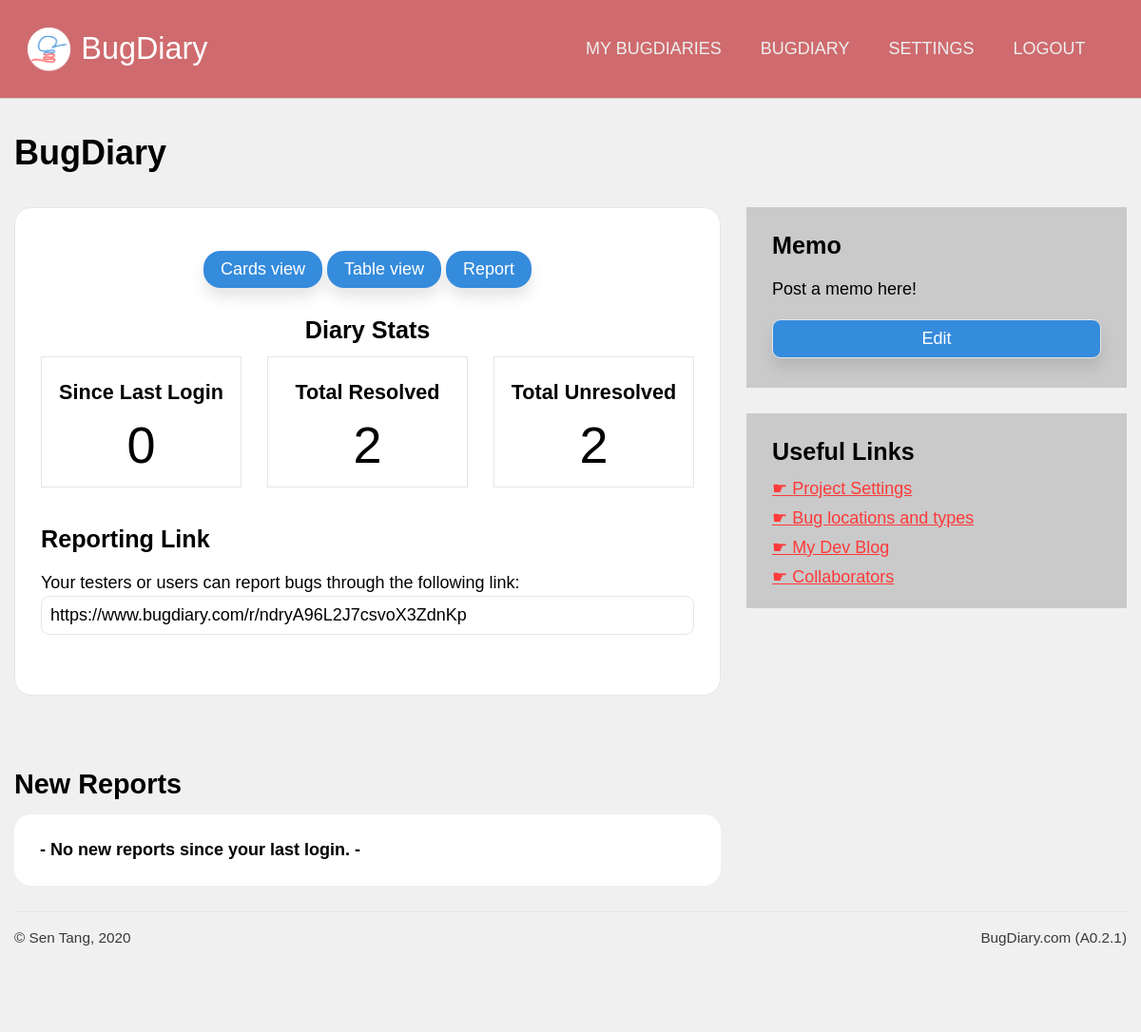
The app's page /projects/view/ndryA96L2J7csvoX3ZdnKp (signed in) with its own data.
### application/models.py (models this page shows, shortened)
class Projects(db.Model):
    id  = db.Column(db.Integer, primary_key = True, nullable = False)
    url = db.Column(db.String(22), index = True, unique = True, nullable = False)
    name = db.Column(db.String(100), nullable = False)
    description = db.Column(db.Text, nullable = False)
    creation_date = db.Column(db.DateTime, index = True, nullable = False)
    expiry_date = db.Column(db.DateTime, index = True, nullable = False)
    status = db.Column(db.String(10), nullable = False)
    access_code = db.Column(db.String(50), nullable = True)
    last_activity = db.Column(db.DateTime(), default = dt.datetime.now())
    memo = db.Column(db.String(500), default = "Post a memo here!")
    owner = db.Column(db.Integer, db.ForeignKey('users.id')) #linked
    bugs = db.relationship('Bugs', backref = 'containing_project', cascade = "all,delete")
    locations = db.relationship('Project_bug_locations', backref = 'locations_in', cascade = "all,delete")
    types = db.relationship('Project_bug_types', backref = 'types_in', cascade = "all,delete")
    settings = db.relationship('Project_settings', backref = 'settings_for', cascade = "all,delete", uselist = False)
    blog_posts = db.relationship('Blog_posts', backref= 'post_target', cascade = "all,delete")

### application/projects/views.py (the view)
@projects.route('/view/<string:project_url>')
@login_required
def dashboard(project_url):
    target_project = Projects.query.filter_by(url = project_url).first()
    since_last_login = Bugs.query.filter_by(project = target_project.id).filter(Bugs.report_date > current_user.last_login).filter_by(status = "PENDING").count()
    resolved = Bugs.query.filter_by(project = target_project.id).filter_by(status = "RESOLVED").count()
    unresolved = Bugs.query.filter_by(project = target_project.id).filter_by(status = "PENDING").count()
    new_reports = Bugs.query.filter_by(project = target_project.id).filter(Bugs.report_date > current_user.last_login).filter_by(status = "PENDING")
    if target_project == None:
        flash("Sorry, the Bug Diary you were trying to access could not be found. It might have expired or you might have entered a typo.")
        return redirect(url_for('users.dashboard'))
    return render_template('dashboard.html', project = target_project, since_last_login = since_last_login, resolved = resolved, unresolved = unresolved, new_reports = new_reports if since_last_login != 0 else None)

### application/models.py (called while the page is built)
@login_manager.user_loader
def load_user(user_id):
    return Users.query.get(user_id)

### application/projects/templates/projects/dashboard.html (shortened to what this page needs)
{% extends 'confined.html' %}
{% import 'macros.html' as macros %}
{% block custom_nav %}
{{ macros.project_nav(project) }}
{% endblock %}
{% block main %}
<h1>{{ project.name }}</h1>
<div class="main-aside">
    <main>
        <div class="block lined rounded text-centered bg-white">
            <div>
                <a href="{{ url_for('projects.view_bugs', project_url = project.url, view_type = 'cards') }}" class="button-secondary rounded shadowed">Cards view</a>
                <a href="{{ url_for('projects.view_bugs', project_url = project.url, view_type = 'tables') }}" class="button-secondary rounded shadowed">Table view</a>
                <a href="{{ url_for('core.redirect_to', project_url = project.url )}}" class="button-secondary rounded shadowed">Report</a>
            </div>
            <h3>Diary Stats</h3>
            <div class="block-comparison-3">
                <div class="comp1 text-centered lined bg-white">
                    <h4>Since Last Login</h4>
                    <span class="bignum">{{ since_last_login }}</span>
                </div>
                <div class="comp2 text-centered lined bg-white">
                    <h4>Total Resolved</h4>
                    <span class="bignum">{{ resolved }}</span>
                </div>
                <div class="comp3 text-centered lined bg-white">
                    <h4>Total Unresolved</h4>
                    <span class="bignum">{{ unresolved }}</span>
                </div>
            </div>
            <div style="text-align: left">
                <h3>Reporting Link</h3>
                <p>
                    Your testers or users can report bugs through the following link:
                    <input type="text" readonly value="https://www.bugdiary.com/r/{{ project.url }}">
                </p>
            </div>
        </div>
        <div class="spacer-small"></div>
        <h2>New Reports</h2>
        {% if new_reports != None %}
            {% for bug in new_reports %}
            {{ macros.bugcard(bug, False) }}
            {% endfor %}
        {% else %}
            <div class="bg-white rounded block">
                <b>- No new reports since your last login. - </b>
            </div>
        {% endif %}
    </main>
    <aside>
        <div class="sidebar-block bg-gray">
            <h3>Memo</h3>
            <p class="linebreak" id="memo-content">{{ project.memo }}</p>
            <button id="memo-edit-button" type="button" class="button-secondary rounded shadowed button-styled" onclick="edit_memo()">Edit</button type="button">
        </div>
        <div class="sidebar-block bg-gray">
            <h3>Useful Links</h3>
            <a href="{{ url_for('projects.settings', project_url = project.url) }}" class="navigation">Project Settings</a>
            <a href="{{ url_for('projects.location_and_type', project_url = project.url) }}" class="navigation">Bug locations and types</a>
            <a href="{{ url_for('projects.blog', project_url = project.url) }}" class="navigation">My Dev Blog</a>
            <a href="{{ url_for('projects.collaborators', project_url = project.url) }}" class="navigation">Collaborators</a>
        </div>
    </aside>
</div>
{% endblock %}

### application/templates/macros.html (shortened to what this page needs)
{% macro project_nav(project) %}
<a href="{{ url_for('users.dashboard') }}">My BugDiaries</a>
<a href="{{ url_for('projects.dashboard', project_url = project.url) }}">{{project.name}}</a>
<a href="{{ url_for('projects.settings', project_url = project.url) }}">Settings</a>
<a href="{{ url_for('users.logout') }}">Logout</a>
{% endmacro %}

### application/static/css/unilay5.css (style rules this page uses)
body { font-size: 18px; font-family: sans-serif; color: #000; margin: 0; padding: 0; background-color: #f0f0f0; }
header nav a, header #navigation a { text-transform: uppercase; display: inline-block; color: #eeeeee; text-decoration: none; padding: 0 1em; font-family: "Trebuchet MS", Helvetica, sans-serif; }
p { line-height: 150%; }
main a.button-secondary, main a.button-primary { padding: 0.5em 1em; text-decoration: none; margin: 1em auto; display: inline-block; text-align: center; }
main a.button-secondary { background-color: #358bdc; color: #fff; }
a:link, a:visited { color: #ff3939; }
a.navigation { display: block; margin: 0.5em 0; }
a.navigation:before { content: "☛ "; }
h2, h3, h4, h5 { margin: 0.5em 0; }
h1 { color: inherit; font-size: 2em; margin: 1em 0; }
h2 { color: inherit; font-size: 1.6em; }
h3 { color: inherit; font-size: 1.4em; }
h4 { color: inherit; font-size: 1.2em; }
.block { padding: 1.5em; margin-bottom: 1.5em; }
.sidebar-block { padding: 0.75em 1.5em; margin-bottom: 1.5em; }
.block-comparison-3 { display: grid; grid-template-areas: "comp1 comp2 comp3"; grid-template-columns: 1fr 1fr 1fr; grid-gap: 1.5em; }
.block-comparison-3 .comp1 { grid-area: comp1; }
.block-comparison-3 .comp2 { grid-area: comp2; }
.block-comparison-3 .comp3 { grid-area: comp3; }
.block-comparison-3 .comp1, .block-comparison-3 .comp2, .block-comparison-3 .comp3 { padding: 0.75em; margin-bottom: 1.5em; }
.aside-main, .main-aside { display: grid; grid-gap: 1.5em; }
.aside-main main, .main-aside main { grid-area: main; }
.aside-main aside, .main-aside aside { grid-area: aside; }
.main-aside { grid-template-areas: "main aside"; grid-template-columns: auto 400px; }
.spacer-small { padding-bottom: 2em; }
.lined { border: 1px solid #e6e6e6; }
.rounded { border-radius: 1em 1em 1em 1em; -moz-border-radius: 1em 1em 1em 1em; -webkit-border-radius: 1em 1em 1em 1em; }
.shadowed { -webkit-box-shadow: 0px 10px 15px 0px rgba(0, 0, 0, 0.1); -moz-box-shadow: 0px 10px 15px 0px rgba(0, 0, 0, 0.1); box-shadow: 0px 10px 15px 0px rgba(0, 0, 0, 0.1); }
.text-centered { text-align: center; }
.bg-white { background-color: #fff; }
.bg-gray { background-color: #cacaca; }
input[type=text], input[type=number], input[type=submit], input[type=password], select, textarea, .button-styled { font-size: 1em; padding: 0.5em; -webkit-appearance: none; -moz-appearance: none; appearance: none; width: 100%; border: 1px solid; font-family: inherit; margin-bottom: 1em; border-color: #e6e6e6; -webkit-box-sizing: border-box; -moz-box-sizing: border-box; box-sizing: border-box; border-radius: 0.5em 0.5em 0.5em 0.5em; -moz-border-radius: 0.5em 0.5em 0.5em 0.5em; -webkit-border-radius: 0.5em 0.5em 0.5em 0.5em; }
.button-secondary { background-color: #358bdc; color: #fff; }

### application/static/css/custom.css (style rules this page uses)
.bignum { font-size: 3em; }
p.linebreak { white-space: pre-line; }

### records on screen
Projects: name "BUGDIARY", name "BugDiary", url "https://www.bugdiary.com/r/ndryA96L2J7csvoX3ZdnKp", memo "Post a memo here!"

### other values on screen
{{ since_last_login }} "0"
{{ resolved }} "2"
{{ unresolved }} "2"
{{ version }} "A0.2.1"
